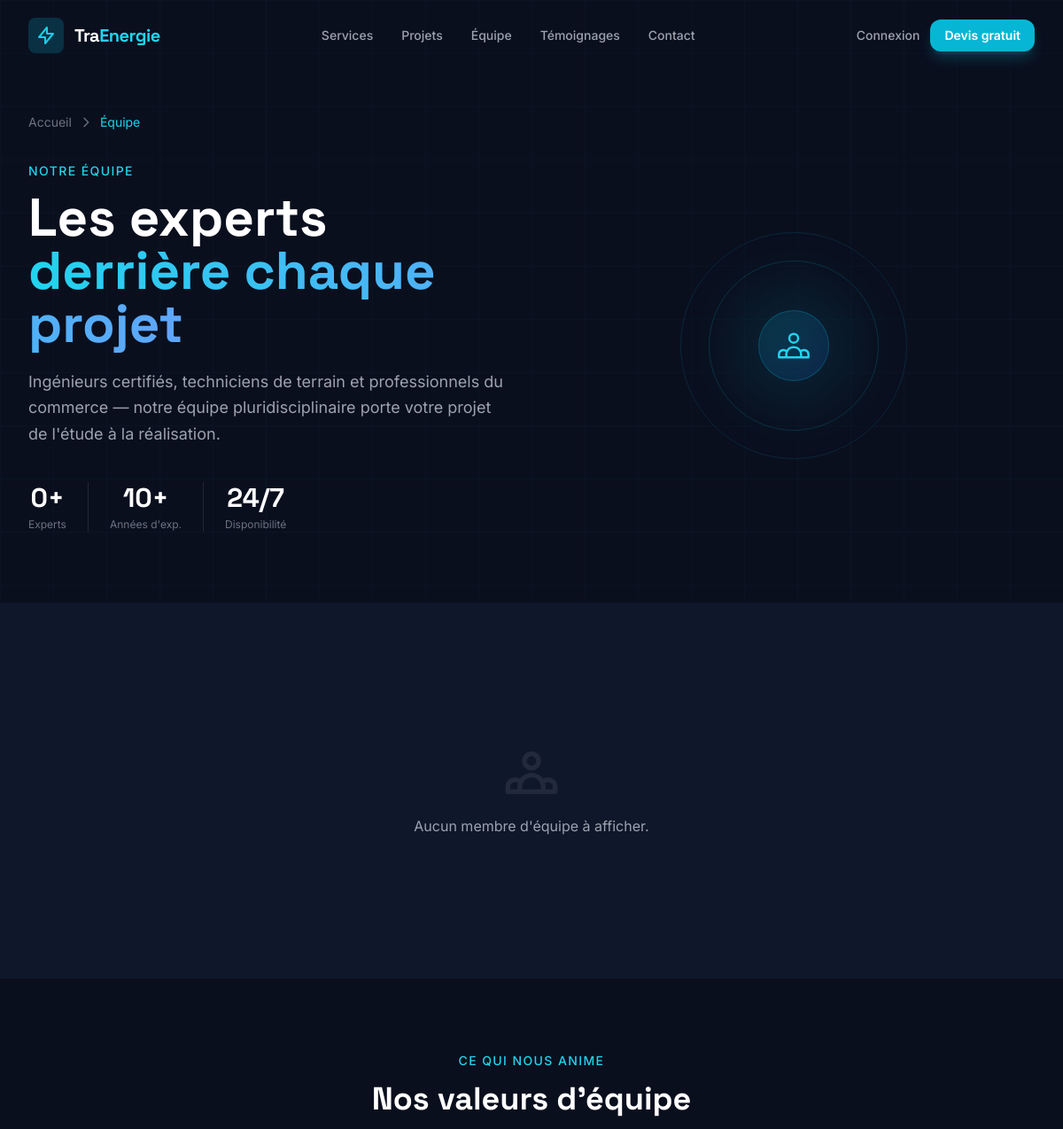
The app's page /equipe/ (upper part), older data.
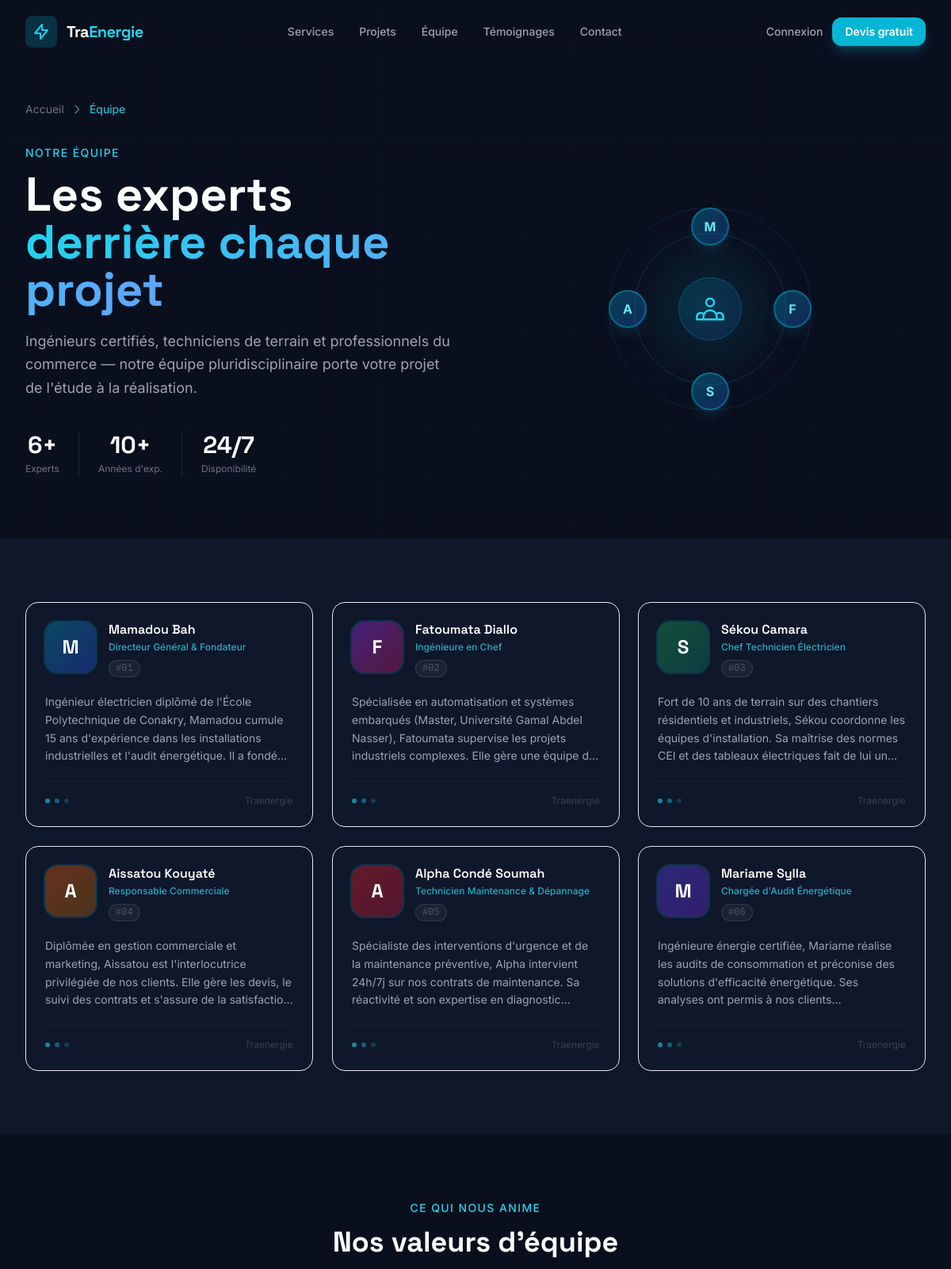
The same page, newer data.
### apps/website/models.py (models this page shows, shortened)
class TeamMember(models.Model):
    name = models.CharField(max_length=150)
    role = models.CharField(max_length=150)
    bio = models.TextField(blank=True)
    phone = models.CharField(max_length=50, blank=True, verbose_name="Téléphone")
    email = models.EmailField(blank=True, verbose_name="Email")
    facebook_url = models.URLField(blank=True, verbose_name="Facebook URL")
    twitter_url = models.URLField(blank=True, verbose_name="Twitter/X URL")
    linkedin_url = models.URLField(blank=True, verbose_name="LinkedIn URL")
    instagram_url = models.URLField(blank=True, verbose_name="Instagram URL")
    image = models.ImageField(upload_to="team/", blank=True, null=True)
    order = models.PositiveIntegerField(default=0)
    is_active = models.BooleanField(default=True)
    class Meta:
        ordering = ["order"]
        verbose_name = "Membre d'équipe"
        verbose_name_plural = "Équipe"

### apps/website/views.py (the view)
# urls.py: path("equipe/", views.EquipePageView.as_view(), name="equipe"),
class EquipePageView(View):
    def get(self, request):
        context = {
            "company": CompanyInfo.get_instance(),
            "team": TeamMember.objects.filter(is_active=True).order_by("order"),
        }
        return render(request, "website/equipe.html", context)

### apps/stock/context_processors.py (called while the page is built, shortened)
def cart_context(request):
    cart_count = 0
    cart_total = 0
    return {
        "cart_count": cart_count,
        "cart_total": cart_total,
    }

### apps/website/models.py (called while the page is built)
    @classmethod
    def get_instance(cls):
        obj, _ = cls.objects.get_or_create(pk=1)
        return obj

### templates/website/equipe.html (shortened to what the changed rows need)
{% extends "base.html" %}
{% load static %}
{% block content %}
<section class="relative pt-32 pb-20 bg-[#0a0f1e] overflow-hidden">
  <div class="relative max-w-7xl mx-auto px-4 sm:px-6 lg:px-8">
    <div class="grid lg:grid-cols-2 gap-12 items-center">
      <div data-aos="fade-up">
        <h1 class="font-display font-bold text-5xl lg:text-6xl text-white mt-3 mb-5">
          Les experts <span class="text-transparent bg-clip-text bg-gradient-to-r from-cyan-400 to-blue-400">derrière chaque projet</span>
        </h1>
        <div class="flex flex-wrap gap-6 mt-10">
          <div class="text-center">
            <div class="font-display font-bold text-3xl text-white">{{ team|length }}+</div>
            <div class="text-gray-500 text-xs mt-1">Experts</div>
          </div>
        </div>
      </div>
      <div class="hidden lg:flex items-center justify-center" data-aos="fade-left" data-aos-delay="100">
        <div class="relative w-64 h-64">
          <div class="absolute inset-0 rounded-full border border-cyan-500/15 animate-spin" style="animation-duration: 30s;"></div>
          <div class="absolute inset-8 rounded-full border border-cyan-500/20 animate-spin" style="animation-duration: 20s; animation-direction: reverse;"></div>
          {% for member in team|slice:":4" %}
          <div class="absolute w-12 h-12 rounded-full bg-gradient-to-br from-cyan-500/30 to-blue-600/30 border-2 border-cyan-500/40 flex items-center justify-center text-cyan-300 font-bold text-base animate-float shadow-lg shadow-cyan-900/30"
            style="
              {% cycle 'top: 0; left: 50%; transform: translateX(-50%);' 'right: 0; top: 50%; transform: translateY(-50%);' 'bottom: 0; left: 50%; transform: translateX(-50%);' 'left: 0; top: 50%; transform: translateY(-50%);' %}
              animation-delay: {{ forloop.counter0 }}s;
            ">
            {{ member.name|first|upper }}
          </div>
          {% endfor %}
          <div class="absolute inset-0 flex items-center justify-center">
            <div class="relative">
            </div>
          </div>
        </div>
      </div>
    </div>
  </div>
</section>
<section class="py-20 bg-[#0f172a]">
  <div class="max-w-7xl mx-auto px-4 sm:px-6 lg:px-8">
    <div class="grid grid-cols-1 sm:grid-cols-2 lg:grid-cols-3 gap-6">
      {% for member in team %}
      <article class="group relative overflow-hidden bg-white/3 hover:bg-white/5 border border-white/8 hover:border-cyan-500/25 rounded-2xl p-6 transition-all duration-300"
               data-aos="fade-up" data-aos-delay="{{ forloop.counter0|add:'1' }}00">
        <div class="flex items-start gap-4 mb-5">
          {% if member.image %}
          <img src="{{ member.image.url }}" alt="{{ member.name }}"
               class="w-16 h-16 rounded-2xl object-cover ring-2 ring-cyan-500/20 group-hover:ring-cyan-500/40 transition shrink-0">
          {% else %}
          <div class="w-16 h-16 rounded-2xl shrink-0 flex items-center justify-center font-display font-bold text-2xl text-white ring-2 ring-cyan-500/20 group-hover:ring-cyan-500/40 transition
            {% cycle 'bg-gradient-to-br from-cyan-600/40 to-blue-700/40' 'bg-gradient-to-br from-purple-600/40 to-pink-700/40' 'bg-gradient-to-br from-green-600/40 to-teal-700/40' 'bg-gradient-to-br from-orange-600/40 to-yellow-700/40' 'bg-gradient-to-br from-red-600/40 to-rose-700/40' 'bg-gradient-to-br from-indigo-600/40 to-violet-700/40' %}">
            {{ member.name|first|upper }}
          </div>
          {% endif %}
          <div class="min-w-0">
            <h3 class="font-display font-semibold text-white text-base leading-tight group-hover:text-cyan-400 transition">
              {{ member.name }}
            </h3>
            <p class="text-cyan-400/80 text-xs font-medium mt-1">{{ member.role }}</p>
            <span class="inline-block mt-2 px-2 py-0.5 bg-white/5 border border-white/10 rounded-full text-gray-600 text-xs font-mono">
              #{{ member.order|stringformat:"02d" }}
            </span>
          </div>
        </div>
        {% if member.bio %}
        <p class="text-gray-400 text-sm leading-relaxed line-clamp-4">{{ member.bio }}</p>
        {% endif %}
        <div class="mt-5 pt-4 border-t border-white/5 flex items-center justify-between">
          <div class="flex gap-1.5">
            <span class="w-1.5 h-1.5 bg-cyan-400/60 rounded-full"></span>
            <span class="w-1.5 h-1.5 bg-cyan-400/40 rounded-full"></span>
            <span class="w-1.5 h-1.5 bg-cyan-400/20 rounded-full"></span>
          </div>
          <span class="text-gray-700 text-xs">Traenergie</span>
        </div>
      </article>
      {% empty %}
      <div class="col-span-full py-20 text-center text-gray-600">
        <p class="text-gray-400">Aucun membre d'équipe à afficher.</p>
      </div>
      {% endfor %}
    </div>
  </div>
</section>
<section class="py-20 bg-[#0a0f1e]">
  <div class="max-w-7xl mx-auto px-4 sm:px-6 lg:px-8">
    <div class="text-center mb-14" data-aos="fade-up">
      <h2 class="font-display font-bold text-4xl text-white mt-3">Nos valeurs d'équipe</h2>
    </div>
  </div>
</section>
{% endblock %}

Row changes from the older to the newer data that the page shows:
added TeamMember: name|first "M", name "Mamadou Bah", role "Directeur Général & Fondateur", order "01", bio "Ingénieur électricien diplômé de l'École Polytechnique de Conakry, Mamadou cumule 15 ans d'expérience dans les installations industrielles et l'audit énergétique. Il a…"
added TeamMember: name|first "F", name "Fatoumata Diallo", role "Ingénieure en Chef", order "02", bio "Spécialisée en automatisation et systèmes embarqués (Master, Université Gamal Abdel Nasser), Fatoumata supervise les projets industriels complexes. Elle gère une équipe…"
added TeamMember: name|first "S", name "Sékou Camara", role "Chef Technicien Électricien", order "03", bio "Fort de 10 ans de terrain sur des chantiers résidentiels et industriels, Sékou coordonne les équipes d'installation. Sa maîtrise des normes CEI et des tableaux électriques fait de lui…"
added TeamMember: name|first "A", name "Aissatou Kouyaté", role "Responsable Commerciale", order "04", bio "Diplômée en gestion commerciale et marketing, Aissatou est l'interlocutrice privilégiée de nos clients. Elle gère les devis, le suivi des contrats et s'assure de la…"
added TeamMember: name|first "A", name "Alpha Condé Soumah", role "Technicien Maintenance & Dépannage", order "05", bio "Spécialiste des interventions d'urgence et de la maintenance préventive, Alpha intervient 24h/7j sur nos contrats de maintenance. Sa réactivité et son expertise en…"
added TeamMember: name|first "M", name "Mariame Sylla", role "Chargée d'Audit Énergétique", order "06", bio "Ingénieure énergie certifiée, Mariame réalise les audits de consommation et préconise des solutions d'efficacité énergétique. Ses analyses ont permis à nos…"
Text that changed along with them:
{{ team|length }}: "0" → "6"
text no longer shown: "Aucun membre d'équipe à afficher."
